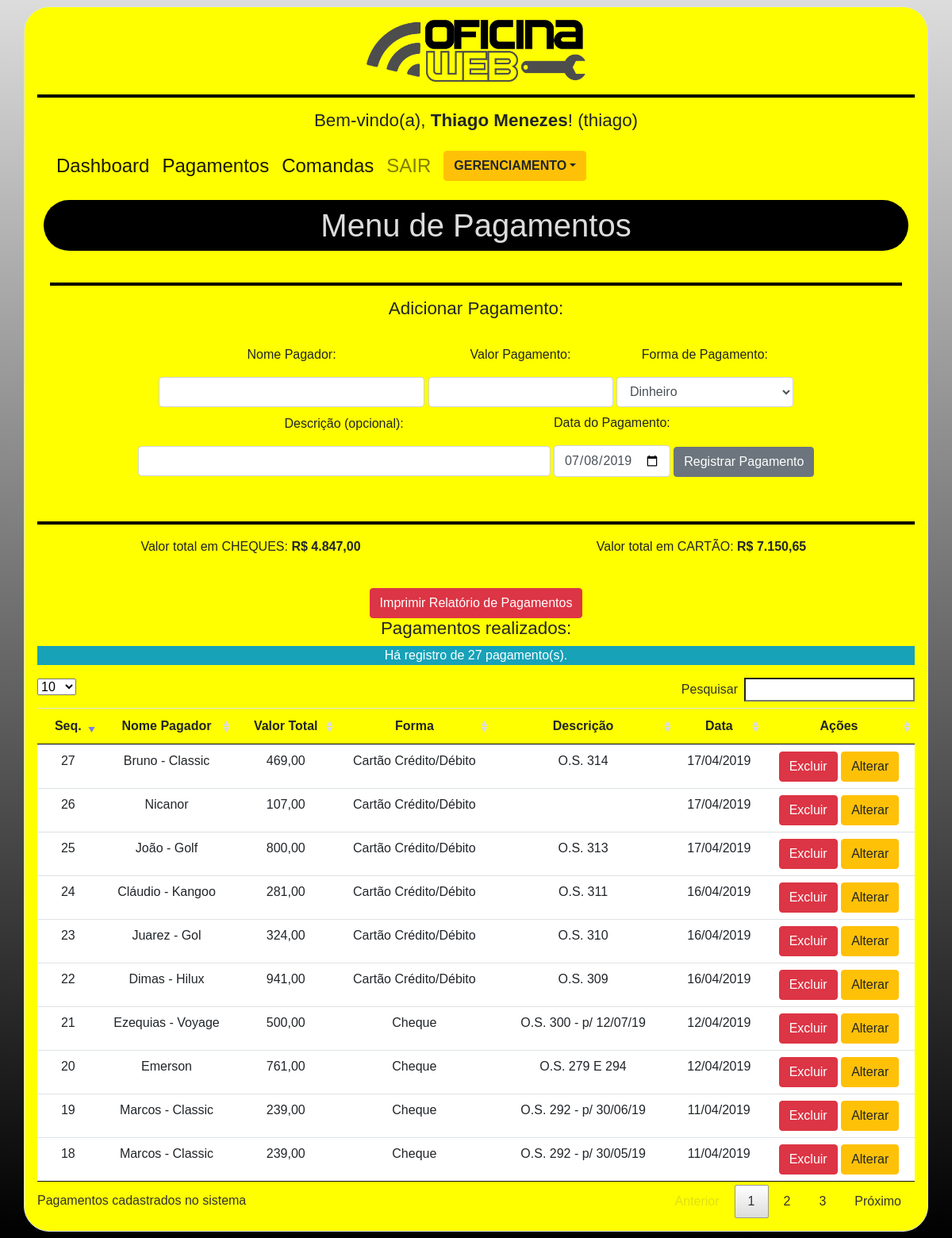
Page /views/pagamentos.php (signed in) on the committed database.
### tables this page shows
CREATE TABLE `tb_pagamentos` (
  `seq_pgto` int(11) NOT NULL,
  `pagador` varchar(30) NOT NULL,
  `valor` decimal(7,2) NOT NULL,
  `tipo_pgto` char(1) NOT NULL,
  `descr_pgto` varchar(50) DEFAULT NULL,
  `data_pgto` date DEFAULT NULL
);

### processos/_menuUsuario.php (called while the page is built)
<?php
	require_once "../classes/Pagina.class.php";
	$btn_meuUsuario = new Pagina();
	$menu_Usuario[0]['url'] = "../views/dados.php";
    $menu_Usuario[0]['nome_link'] = "Meus Dados";
    $menu_Usuario[1]['url'] = "../views/gerenciar.php";
    $menu_Usuario[1]['nome_link'] = "Gerenciar Usuários";
    $btn_meuUsuario->Cabecalho($menu_Usuario);
?>

### classes/PagamentoDAO.class.php (called while the page is built, shortened)
<?php
	require "CRUD_Pagamento.class.php";
	Class PagamentoDAO extends CRUD_Pagamento{
		public function __construct(){
			$tabela = "tb_pagamentos";
      		$campos = array("seq_pgto", "pagador","valor", "tipo_pgto", "descr_pgto", "data_pgto");
		}
	}
?>

### classes/ConexaoBD.class.php (called while the page is built, shortened)
<?php
	Class ConexaoBD{
		protected $_hostname;
		protected $_dbname;
		protected $_user;
		protected $_pwd;
		public function __construct($host, $dbname, $user, $pwd){
			$this->_hostname = $host;
			$this->_dbname = $dbname;
			$this->_user = $user;
			$this->_pwd = $pwd;
		}
		public function Connect(){
			$dsn = 'mysql:host='.$this->_hostname.';dbname='.$this->_dbname.';charset=utf8';
			try{
				$pdo = new pdo($dsn, $this->_user, $this->_pwd);
				$pdo -> setAttribute( PDO::ATTR_ERRMODE, PDO::ERRMODE_EXCEPTION );
				return $pdo;
			} catch(PDOException $ex){
				echo '<p class="bg-warning text-white text-center">Erro de conexão. </p>';
				echo '<p class="bg-info text-white text-center">Erro: <strong>'.$ex->getMessage().'</strong></p>';
				return false;
			}
		}
	}
?>

### classes/Pagamento.class.php (called while the page is built, shortened)
<?php
	require "PagamentoDAO.class.php";
	Class Pagamento{
		public function listarPagamentos(){
			$resultado = new PagamentoDAO();
			$pagamentos = $resultado->SelectAll();
		}
		public function countPagamento($modo){
			$resultado = new PagamentoDAO();
			$cont = $resultado->Count($modo);
			return $cont;
		}
	}
?>

### classes/CRUD_Pagamento.class.php (the view, shortened to what this page needs)
<?php
	require_once "ConexaoBD.class.php";
	Class CRUD_Pagamento{
		protected $_conn;
		protected $_tbName;
		protected $_tbFields = array();
		public function __construct(string $tbName, array $tbFields){
			$connection = new ConexaoBD('localhost', 'oficina', 'gu3000265', 'senha123');
			$this->_conn = $connection->Connect();
			$this->_tbName = $tbName;
			$this->_tbFields = $tbFields;
		}
		public function SelectAll(){
			$sql = "SELECT ".$this->_tbFields[0].", ".$this->_tbFields[1].", ".$this->_tbFields[2].", ".$this->_tbFields[3].", (CASE WHEN ".$this->_tbFields[3]." = 'A' THEN 'Dinheiro' WHEN ".$this->_tbFields[3]." = 'B' THEN 'Cartão Crédito/Débito' WHEN ".$this->_tbFields[3]." = 'C' THEN 'Cheque' WHEN ".$this->_tbFields[3]." = 'D' THEN 'Depósito Bancário' END) AS forma_pgto, ".$this->_tbFields[4].", ".$this->_tbFields[5]." FROM ".$this->_tbName;
			$stmt = $this->_conn->prepare($sql);
			$stmt->execute();
			$result = $stmt->fetchAll((PDO::FETCH_ASSOC));
			echo '<p class="bg-info text-white text-center">Há registro de '.$stmt->rowCount().' pagamento(s). </p>';
			echo '<table id="myTable" class="table table-hover">';
			echo '<thead><tr><th>Seq.</th><th>Nome Pagador</th><th>Valor Total</th><th>Forma</th><th>Descrição</th><th>Data</th><th>Ações</th></tr></thead><tbody>';
			foreach($result as $value){
				$data = date('d/m/Y', strtotime($value['data_pgto']));
				echo ('<tr>
						 <td>'.$value['seq_pgto'].'</td>
						 <td>'.$value['pagador'].'</td>
						 <td>'.number_format($value['valor'], 2, ',', '.').'</td>
						 <td>'.$value['forma_pgto'].'</td>
						 <td>'.$value['descr_pgto'].'</td>
						 <td>'.$data.'</td>
						 <td><a role="button" class="btn btn-danger excluirPagamento" rel='.$value['seq_pgto'].' href="#">Excluir</a>
						 <a role="button" class="btn btn-warning atualizarPagamento" rel='.$value['seq_pgto'].' href="#">Alterar</a></td>
					  	</tr>');
			}
			echo '</tbody></table>';
		}
		public function Count(int $modo){
			switch ($modo) {
				case 1:
					$sql = "SELECT ROUND(SUM(valor), 2) AS valor FROM ". $this->_tbName." WHERE ".$this->_tbFields[3]." = 'C'";
					break;
				case 2:
					$sql = "SELECT ROUND(SUM(valor)*0.95, 2) AS valor FROM ".$this->_tbName." WHERE ".$this->_tbFields[3]." = 'B'";
					break;
			}
			$stmt = $this->_conn->prepare($sql);
			$stmt->execute();
			$result = $stmt->fetchAll((PDO::FETCH_ASSOC));
			foreach ($result as $value) {
				return $value['valor'];
			}
		}
	}
?>

### views/pagamentos.php (shortened to what this page needs)
<!DOCTYPE html>
<html>
<head>
	<link rel="stylesheet" type="text/css" href="../assets/DataTables/DataTables-1.10.19/css/jquery.dataTables.min.css"/>
	<link rel="stylesheet" type="text/css" href="../assets/DataTables/Buttons-1.5.4/css/buttons.dataTables.min.css"/>
	<?php
		include "../processos/_menu.php";
	    $pagina->CabecalhoMenu("Menu de Pagamentos", "logobrand.png", $menu);
	?>
</head>
<body>
	<?php
		require "../classes/Pagamento.class.php";
    $date = date('Y-m-d');
	?>
	<div class="container">
    <hr />
		<div class="row">
			<div class="col">
				<h5 class="h5 text-center">Adicionar Pagamento: </h5>
				<form class="text-center" id="reg_pgto" action="" method="post" onkeydown="BloqEnter()">
              <div class="container">
                <label for="pagador">
                  <p>Nome Pagador: </p>
                  <input class="form-control" id="pagador" name="pagador" type="text" size="31" maxlength="30"required/>
                </label>
                <label for="valor">
                  <p>Valor Pagamento: </p>
                  <input class="form-control" id="valor" name="valor" type="number" step="0.01" min="0" required/>
                </label>
                <label for="tipo_pgto">
                  <p>Forma de Pagamento:</p>
                  <select class="form-control" name="tipo_pgto" id="tipo_pgto">
                    <option id="f1" value="A" selected>Dinheiro</option>
                  </select>
                </label>
                <br />
                <label for="descr_pgto">
                  <p>Descrição (opcional): </p>
                  <input class="form-control" id="descr_pgto" name="descr_pgto" type="text" size="51" maxlength="50"/>
                </label>
                <label for="data_op">
                  <p>Data do Pagamento:</p>
                  <input class="form-control" id="data_op" name="data_op" type="date" value=<?=$date ;?> max=<?=$date ;?> required/>
                </label>
                <input class="btn btn-secondary" type="submit" value="Registrar Pagamento" />
              </div>
            </div>
			</div>
    </div>
    <hr />
    <div class="row">
			<div class="col">
        <?php $mngt = new Pagamento("","","","","",""); ?>
        <div class="row">
          <div class="col-lg-6">
            <p>Valor total em CHEQUES:
            <span><strong>R$ <?= number_format($mngt->CountPagamento(1), 2, ',', '.'); ?></strong></span></p>
          </div>
          <div class="col-lg-6">
            <p>Valor total em CARTÃO:
            <span><strong>R$ <?= number_format($mngt->CountPagamento(2), 2, ',', '.'); ?></strong></span></p>
          </div>
        </div>
        <br />
        <a type="button" href="imprime_pagamentos.php" class="btn btn-danger">Imprimir Relatório de Pagamentos</a>
        <br />
				<h5 class="h5 text-center">Pagamentos realizados: </h5>
          <?php $mngt = new Pagamento("","","","","","");
            $mngt->listarPagamentos();
          ?>
			</div>
    </div>
</body>
</html>

### classes/Pagina.class.php (shortened to what this page needs)
<?php
	class Pagina{
		function Cabecalho($menu){
		echo "
			<div class='p-2 dropdown'>
				<button class='btn btn-warning dropdown-toggle' type='button' data-toggle='dropdown'><strong>GERENCIAMENTO</strong></button>
				<ul class='dropdown-menu'>";
				echo "</ul>
			</div>
				";
		}
		function CabecalhoMenu($titulo, $icone, $menu){
			echo "
				<!DOCTYPE html>
				<html>
				  <head>
				  	<title>".$titulo."</title>
				  	<link rel='icon' href='../imagens/".$icone."' sizes='16x16'/>
					<meta charset='utf-8'/>
					<link rel='stylesheet' href='../assets/Bootstrap/css/bootstrap.min.css'>
					<link rel='stylesheet' href='../estilos/estilo.css' />
					<script type='text/javascript' src='../assets/jQuery/jQuery-3.3.1/jquery-3.3.1.min.js'></script>
					<script type='text/javascript' src='../assets/Popper/popper.min.js'></script>
					<script src='../assets/bootstrap/js/bootstrap.min.js'></script>
				  </head>
				<body>
				  	<div class='container border m-2 mx-auto fundo text-center'>
				  	  <img class='img-responsive' src='../Imagens/logo_oficina_web.png' width='25%' />
				  	  <br />
				  	  <hr />
				  	  <h5 class='text-center'>Bem-vindo(a), <strong>".$_SESSION['nome']."</strong>! (".$_SESSION['usuario'].")</h5>
					  <nav class='navbar navbar-expand-lg navbar-light'>
						  <button class='navbar-toggler' type='button' data-toggle='collapse' data-target='#navbarNavAltMarkup' aria-controls='navbarNavAltMarkup' aria-expanded='false' aria-label='Toggle navigation'>
						    <span class='navbar-toggler-icon'></span>
						  </button>
						  <div class='collapse navbar-collapse' id='navbarNavAltMarkup'>
						    <div class='navbar-nav'>";
						    foreach($menu as $item){
						    		if($_SESSION['usuario_status'] == 'I' && $item["url"] == "comandas.php"){
						    			echo "<li><a class='nav-item nav-link active disabled' href='". $item["url"] ."'>". $item["nome_link"] ."</a></li>";
						    		}else
										echo "<li><a class='nav-item nav-link active' href='". $item["url"] ."'>". $item["nome_link"] ."</a></li>";
								}
							echo "
						    	<li style='float:right'><a class='nav-item nav-link' href='../processos/_sair.php'>SAIR</a></li>
						    </div>";
						    	include "../processos/_menuUsuario.php";
						    echo "
						  </div>
						</nav>
						<h1 class='p-2 m-2 textocabecalho text-center'>". $titulo ."</h1>
					";
		}
	}
?>

### estilos/estilo.css (style rules this page uses)
body { font-family: 'PT Sans', sans-serif; background-image: linear-gradient(rgb(220,220,220), rgb(0,0,0)); background-repeat: no-repeat; overflow: auto; }
.border hr { border: 2px solid black !important; }
li { font-size: 1.5rem; }
.textocabecalho { background-color: black; color: rgb(220, 220, 220); border-radius: 3rem; }
.fundo { background-color: yellow; }
@media screen and (min-width: 901px) { .dashboard, h5 { font-size: 1.4rem !important; } }
@media screen and (min-width: 901px) { .container { width: 100% !important; margin: auto; padding: 1rem; border-radius: 2rem; } }

### rows in the picture
tb_pagamentos: seq_pgto "18", pagador "Marcos - Classic", valor "239,00", forma_pgto "Cheque", descr_pgto "O.S. 292 - p/ 30/05/19"
tb_pagamentos: seq_pgto "19", pagador "Marcos - Classic", valor "239,00", forma_pgto "Cheque", descr_pgto "O.S. 292 - p/ 30/06/19"
tb_pagamentos: seq_pgto "20", pagador "Emerson", valor "761,00", forma_pgto "Cheque", descr_pgto "O.S. 279 E 294"
tb_pagamentos: seq_pgto "21", pagador "Ezequias - Voyage", valor "500,00", forma_pgto "Cheque", descr_pgto "O.S. 300 - p/ 12/07/19"
tb_pagamentos: seq_pgto "22", pagador "Dimas - Hilux", valor "941,00", forma_pgto "Cartão Crédito/Débito", descr_pgto "O.S. 309"
tb_pagamentos: seq_pgto "23", pagador "Juarez - Gol", valor "324,00", forma_pgto "Cartão Crédito/Débito", descr_pgto "O.S. 310"
tb_pagamentos: seq_pgto "24", pagador "Cláudio - Kangoo", valor "281,00", forma_pgto "Cartão Crédito/Débito", descr_pgto "O.S. 311"
tb_pagamentos: seq_pgto "25", pagador "João - Golf", valor "800,00", forma_pgto "Cartão Crédito/Débito", descr_pgto "O.S. 313"
tb_pagamentos: seq_pgto "26", pagador "Nicanor", valor "107,00", forma_pgto "Cartão Crédito/Débito"
tb_pagamentos: seq_pgto "27", pagador "Bruno - Classic", valor "469,00", forma_pgto "Cartão Crédito/Débito", descr_pgto "O.S. 314"

### other values in the picture
$_SESSION['nome'] "Thiago Menezes"
$_SESSION['usuario'] "thiago"
$item["nome_link"] "Dashboard"
$item["nome_link"] "Pagamentos"
$item["nome_link"] "Comandas"
$titulo "Menu de Pagamentos"
$mngt->CountPagamento(1) "4.847,00"
$mngt->CountPagamento(2) "7.150,65"
$stmt->rowCount() "27"
